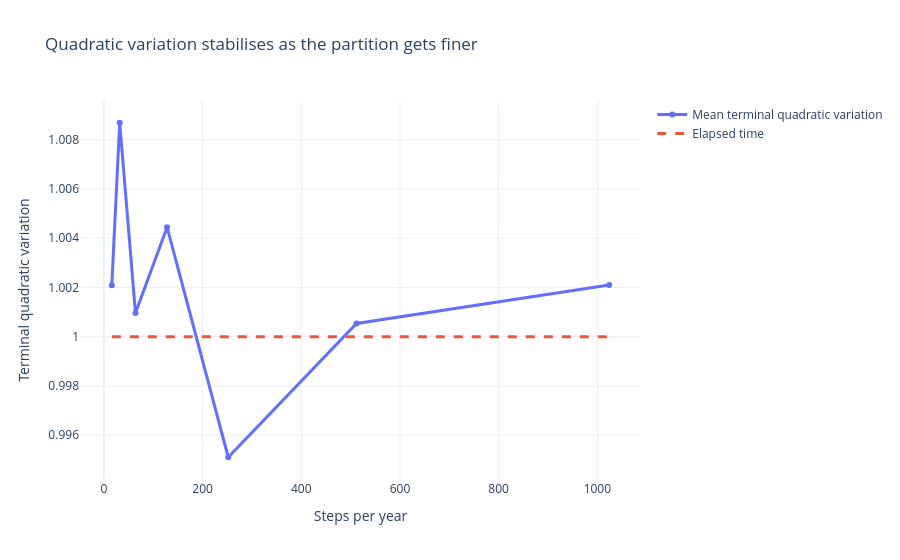

The notebook cell saved with this chart:
### Markdown cell above
## 7. Why the Square Survives

The informal rule in the notes is:

$$
dX^2 = dt.
$$

More carefully, Brownian increments satisfy:

$$
dX \text{ is of size } \sqrt{dt},
\qquad (dX)^2 \text{ is of size } dt.
$$

This is the whole reason stochastic calculus differs from ordinary calculus. Terms that look second order in $dX$ are actually first order in time and cannot be ignored.

### Code cell
qv_convergence = quadratic_variation_convergence(
    years=1.0,
    step_counts=[16, 32, 64, 128, 252, 512, 1024],
    path_count=400,
    seed=409,
)

plot_quadratic_variation_convergence(qv_convergence)

### Figure 1 — Plotly figure (JSON) as saved in the notebook; plotly's stock layout.template omitted (floating-point values rounded to 4 significant figures)
{"data": [{"line": {"width": 3}, "mode": "lines+markers", "name": "Mean terminal quadratic variation", "type": "scatter", "x": [16, 32, 64, 128, 252, 512, 1024], "y": [1.002, 1.009, 1.001, 1.004, 0.9951, 1.001, 1.002]}, {"line": {"dash": "dash", "width": 3}, "mode": "lines", "name": "Elapsed time", "type": "scatter", "x": [16, 32, 64, 128, 252, 512, 1024], "y": [1.0, 1.0, 1.0, 1.0, 1.0, 1.0, 1.0]}], "layout": {"hovermode": "x unified", "title": {"text": "Quadratic variation stabilises as the partition gets finer"}, "xaxis": {"title": {"text": "Steps per year"}}, "yaxis": {"title": {"text": "Terminal quadratic variation"}}}}
